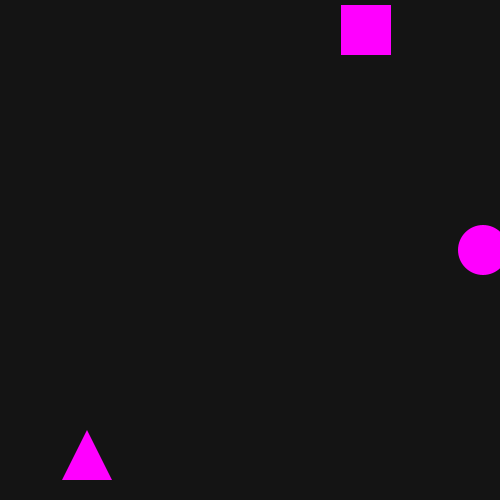
Frame 1 (no input)
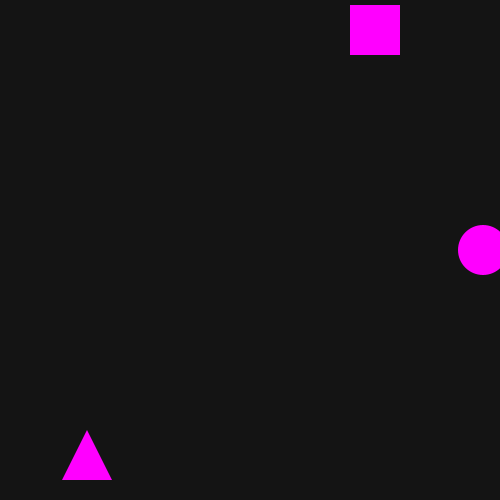
Frame 60 (the mouse pressed at the canvas centre just before this capture)
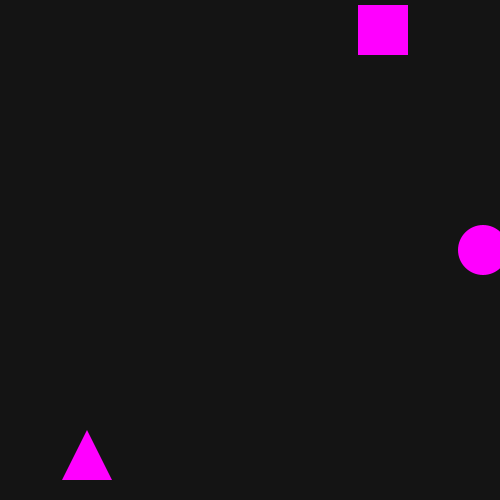
Frame 120 (the mouse held since frame 60 and released just before this capture)

The Processing sketch that drew these frames (run headless with seeded random() and noise(); from frame 60 on, the mouse is pressed at the canvas centre):

// Processing sketch: processing_106045
// ── processing_106045.pde


int shapeSize = 50;

void setup(){

 size(500, 500);
 
  
}


void draw() {
  
  background(20);
  int s = second();  // Values from 0 - 59
  int m = minute();  // Values from 0 - 59
  int h = hour();    // Values from 0 - 23
  noStroke();
  fill(255,0,255);
  rect(s*width/60, 5, shapeSize, shapeSize);
  ellipse(m*width/60, height/2, shapeSize, shapeSize);
  triangle(h*width/24, 480,shapeSize+h*width/24, 480,shapeSize/2+h*width/24,480-shapeSize);
}
